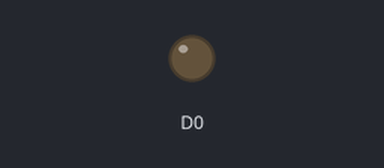
The sketch below on a simulated ESP8266 (NodeMCU). Shown: output pins drawn as LEDs (lit = HIGH).

Above: at 1.0 s.
At 3.0 s:
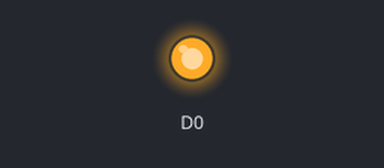
Timing chart, 0 to 5.2 s (numbered marks = the images above):
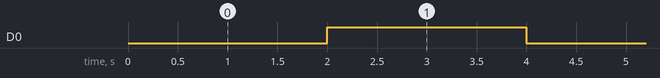

The sketch:

LED_blink.ino
```cpp
void setup()
{
pinMode(D0,OUTPUT);
}

void loop()
{
  digitalWrite(D0,LOW);
  delay(2000);
  digitalWrite(D0,HIGH);
  delay(2000);
}
```

Measured:
- by itself, D0: alternates HIGH for 2.0 s and LOW for 2.0 s
